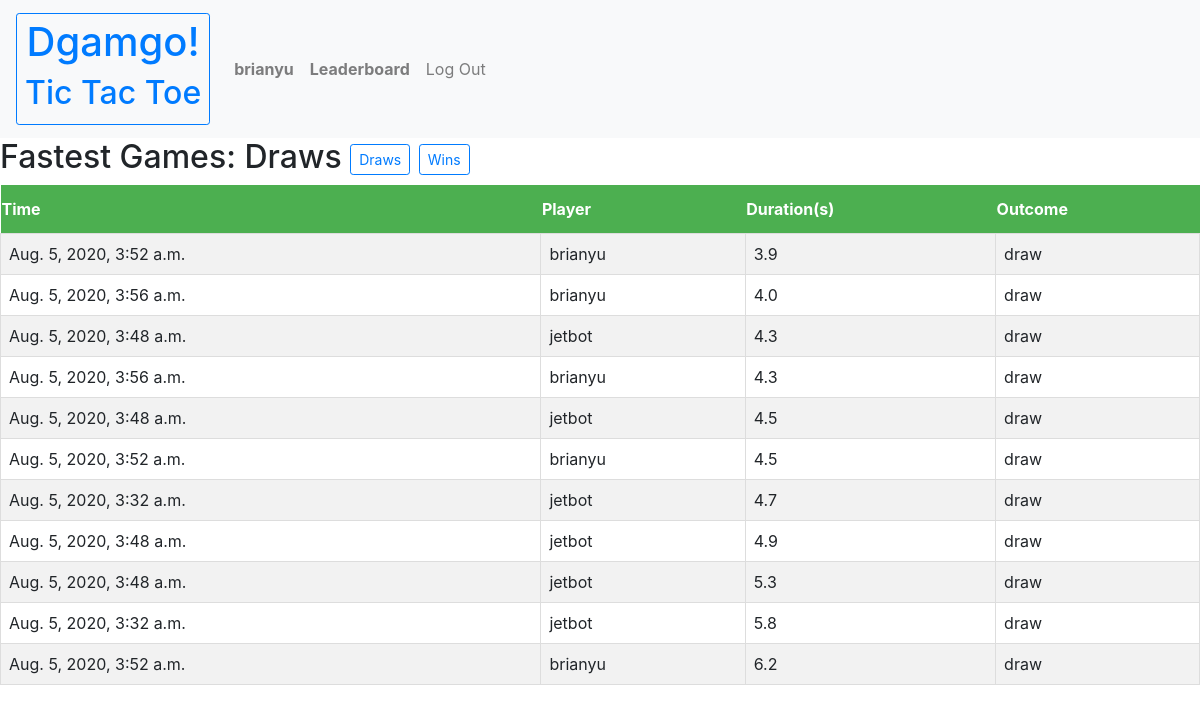
Page /leaderboard/ (signed in) on the committed database.
### dgamgo/models.py (models this page shows)
class User(AbstractUser):
    def natural_key(self):
        return (self.username)

class Game(models.Model):
    player = models.ForeignKey("User", on_delete=models.PROTECT)
    duration = models.DecimalField(
        max_digits=3, decimal_places=1, blank=False)  # seconds played
    first_mover = models.CharField(blank=False, max_length=10)
    mode = models.CharField(blank=False, max_length=10)  # 1P or 2P
    timestamp = models.DateTimeField(auto_now_add=True)
    winner = models.CharField(blank=False, max_length=10)  # X or O or D

### dgamgo/views.py (the view)
# urls.py: path("leaderboard/", views.leaderboard, name="leaderboard"),
def leaderboard(request, type="draw"):
    if type == "win":
        context = {
            "games": Game.objects.filter(mode="1P").filter(Q(winner=F("first_mover"))).order_by("duration")[:50],
            "type": type
        }
    elif type == "draw":
        context = {
            "games": Game.objects.filter(mode="1P").filter(Q(winner="draw")).order_by("duration")[:50],
            "type": type
        }
    return render(request, "dgamgo/leaderboard.html", context)

### dgamgo/templates/dgamgo/leaderboard.html (shortened to what this page needs)
{% extends "dgamgo/layout.html" %}
{% block body %}
<h2>
    Fastest Games: {%if type == "draw"%}Draws{%elif type == "win"%}Wins{%endif%}
    <a href="{% url 'leaderboard' %}draw"><button class="btn btn-sm btn-outline-primary" id="single">Draws</button></a>
    <a href="{% url 'leaderboard' %}win"><button class=" btn btn-sm btn-outline-primary" id="two-p">
            Wins</button></a>
</h2>
<table class="djanble">
    <th>Time</th>
    <th>Player</th>
    <th>Duration(s)</th>
    <th>Outcome</th>
    {% for g in games %}
    <tr>
        <td>{{g.timestamp}}</td>
        <td>{{g.player}}</td>
        <td>{{g.duration}}</td>
        <td>{{g.winner}}</td>
    </tr>
    {% endfor %}
</table>
{% endblock %}

### dgamgo/templates/dgamgo/layout.html (shortened to what this page needs)
{% load static %}
<!DOCTYPE html>
<html lang="en">
<head>
    <link rel="stylesheet" href="https://stackpath.bootstrapcdn.com/bootstrap/4.4.1/css/bootstrap.min.css"
>
    <link href="{% static 'dgamgo/styles.css' %}" rel="stylesheet">
</head>
<nav class="navbar navbar-expand-lg navbar-light bg-light">
    <a class="navbar-brand" href="/index" id="site-title">
        <button class="btn btn-sm btn-outline-primary" id="dgamgo">
            <h1>Dgamgo!</h1>
            <h2 id="page_name">Tic Tac Toe</h2>
        </button>
    </a>
    <div>
        <ul class="navbar-nav mr-auto">
            {% if user.is_authenticated %}
            <li class="nav-item">
                <a class="nav-link" href="{% url 'history' %}1P"><strong id="username">{{ user.username }}</strong></a>
            </li>
            <li class="nav-item">
                <a class="nav-link" href="{% url 'leaderboard' %}draw"><strong id="leaderboard">Leaderboard</strong>
                </a>
            </li>
            <li class="nav-item">
                <a class="nav-link" href="{% url 'logout' %}" id="logout">Log Out</a>
            </li>
            {% endif %}
        </ul>
    </div>
</nav>
<div class="body">
    {% block body %}
    {% endblock %}
</div>
</body>
</html>

### dgamgo/static/dgamgo/styles.css (style rules this page uses)
.djanble { border-collapse: collapse; width: 100%; }
.djanble td, #djanble th { border: 1px solid #ddd; padding: 8px; }
.djanble tr:nth-child(even) { background-color: #f2f2f2; }
.djanble th { padding-top: 12px; padding-bottom: 12px; text-align: left; background-color: #4CAF50; color: white; }

### rows in the picture
User: username "brianyu"
Game: timestamp "Aug. 5, 2020, 3:52 a.m.", player "brianyu", duration "3.9", winner "draw"
Game: timestamp "Aug. 5, 2020, 3:56 a.m.", player "brianyu", duration "4.0", winner "draw"
Game: timestamp "Aug. 5, 2020, 3:48 a.m.", player "jetbot", duration "4.3", winner "draw"
Game: timestamp "Aug. 5, 2020, 3:56 a.m.", player "brianyu", duration "4.3", winner "draw"
Game: timestamp "Aug. 5, 2020, 3:48 a.m.", player "jetbot", duration "4.5", winner "draw"
Game: timestamp "Aug. 5, 2020, 3:52 a.m.", player "brianyu", duration "4.5", winner "draw"
Game: timestamp "Aug. 5, 2020, 3:32 a.m.", player "jetbot", duration "4.7", winner "draw"
Game: timestamp "Aug. 5, 2020, 3:48 a.m.", player "jetbot", duration "4.9", winner "draw"
Game: timestamp "Aug. 5, 2020, 3:48 a.m.", player "jetbot", duration "5.3", winner "draw"
Game: timestamp "Aug. 5, 2020, 3:32 a.m.", player "jetbot", duration "5.8", winner "draw"
Game: timestamp "Aug. 5, 2020, 3:52 a.m.", player "brianyu", duration "6.2", winner "draw"
